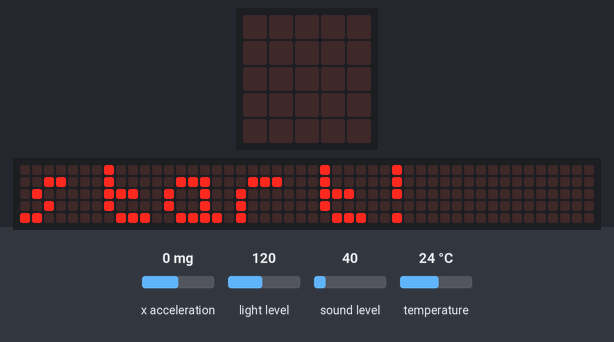
The program below on a simulated BBC micro:bit (MakeCode). Parts: the board's 5×5 LED display, a strip that is not on the board, showing the scrolling text unrolled. Inputs (shaded band) come from the test bench; at power-on: x acceleration 0 mg, light level 120, sound level 40, temperature 24 °C. The 48×5 strip is a reading aid, not a part: it shows the text the display is scrolling, unrolled, one strip-width of it at a time; what the program prints to the serial console is not drawn.

Above: at 5.6 s.
At 6.7 s:
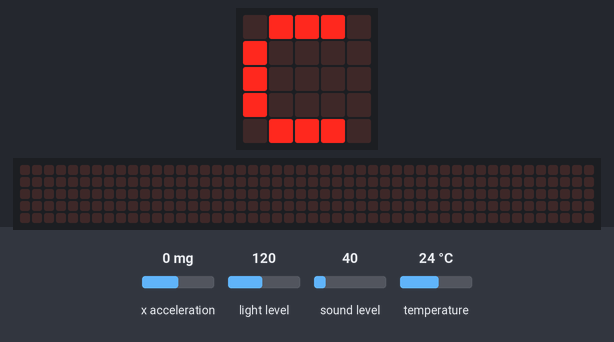
At 9.92 s:
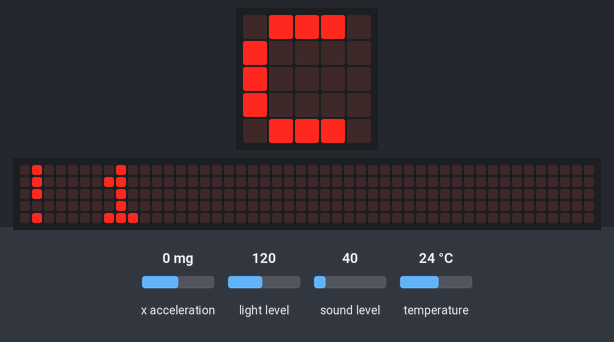
At 12.32 s:
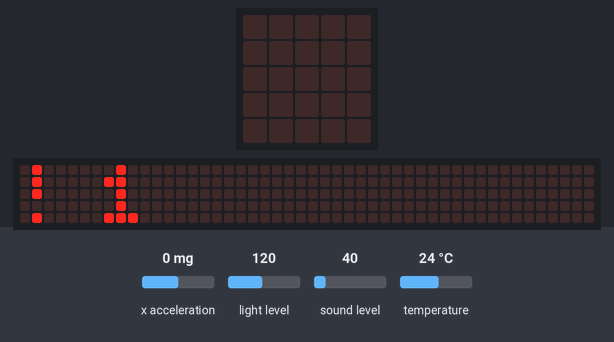
At 19.53 s:
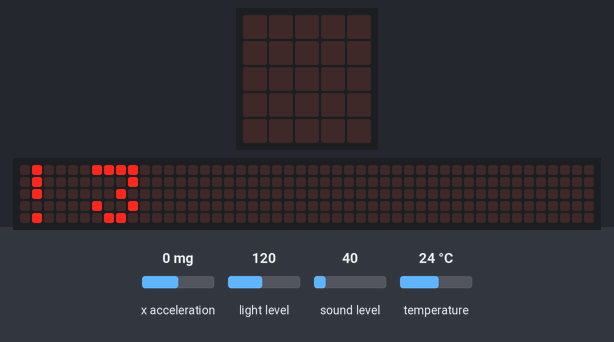
At 38.84 s:
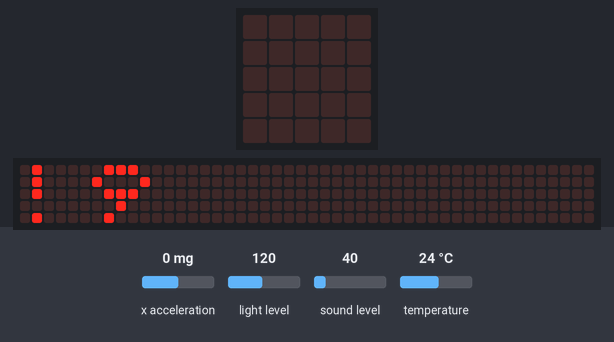

Measured:
- what the display in image 0 shows lasts 0.7 s, from 5.6 s to 6.3 s
- what the display in image 1 shows lasts 3.2 s, from 6.6 s to 9.8 s
- what the display in image 3 shows lasts 0.4 s, from 12.1 s to 12.5 s

The program:

main.ts
```typescript
let mscnt = 0
let recvString = ""
let TStoSendStr = ""

function sendAT(command: string, wait: number = 0) {
    serial.writeString(`${command}\u000D\u000A`)
    basic.pause(wait)
}
function uploadData() {
    sendAT(TStoSendStr, 100)
    while (1) {
        recvString = "" + recvString + serial.readString()
        basic.pause(1)
        mscnt += 1
        if (recvString.includes("OK")) {
            //basic.showString("upload ok")
            break;
        }
        if (mscnt >= 500) {
            //basic.showString("timeout")
            break;
        }
        if (recvString.includes("ERROR")) {
            //basic.showString("upload error")
            break;
        }
    }
    recvString = " "
    basic.pause(200)
}
function setData(write_api_key: string, n1: number = 0, n2: number = 0, n3: number = 0, n4: number = 0, n5: number = 0, n6: number = 0, n7: number = 0, n8: number = 0)
{
    TStoSendStr = "AT+HTTPCLIENT=2,0,\"http://api.thingspeak.com/update?api_key="
        + write_api_key + "&field1=" + n1 + "&field2=" + n2 + "&field3=" + n3 + "&field4=" + n4 + "&field5=" + n5 + "&field6=" + n6 + "&field7=" + n7 + "&field8=" + n8
        + "\",,,1"
}
function setGoogleData(n1: number = 0, n2: number = 0, n3: number = 0, n4: number = 0)
{   TStoSendStr = "AT+HTTPCLIENT=2,0,\"https://script.google.com/macros/s/AKfycbxyqd9J-kKcGrBqnon3XGHomYaRLoKVLxUqErWafPweHA05HWJwYVGquzSUVl8bAsjRHw/exec?"
        + "&field1=" + n1 + "&field2=" + n2 + "&field3=" + n3 + "&field4=" + n4
        + "\",,,1"
}
function SendGoogleData() {
    let vlight = input.lightLevel()
    let vtemperature = input.temperature()
    let vaccelX = input.acceleration(Dimension.X)
    let vsound = input.soundLevel();

    setGoogleData(vlight, vtemperature, vaccelX, vsound);
    uploadData()
}

basic.showString("start!")

ESP8266_IoT.initWIFI(SerialPin.P8, SerialPin.P12, BaudRate.BaudRate115200)
ESP8266_IoT.connectWifi("AOffice", "88888888")

if (ESP8266_IoT.wifiState(true)) {
    basic.showString("C")
    basic.pause(1000)

    let count = 0;

    while (ESP8266_IoT.wifiState(true)) {
        SendGoogleData();
        basic.pause(500)
        ++count;
        //basic.showNumber(count);
        basic.showString("!" + count )
    }

} else {
    basic.showString("N")
}
```

test.ts
```typescript
// 테스트는 여기로 이동합니다; 이 패키지가 확장으로 사용될 때 컴파일되지 않을 것 입니다.
```
